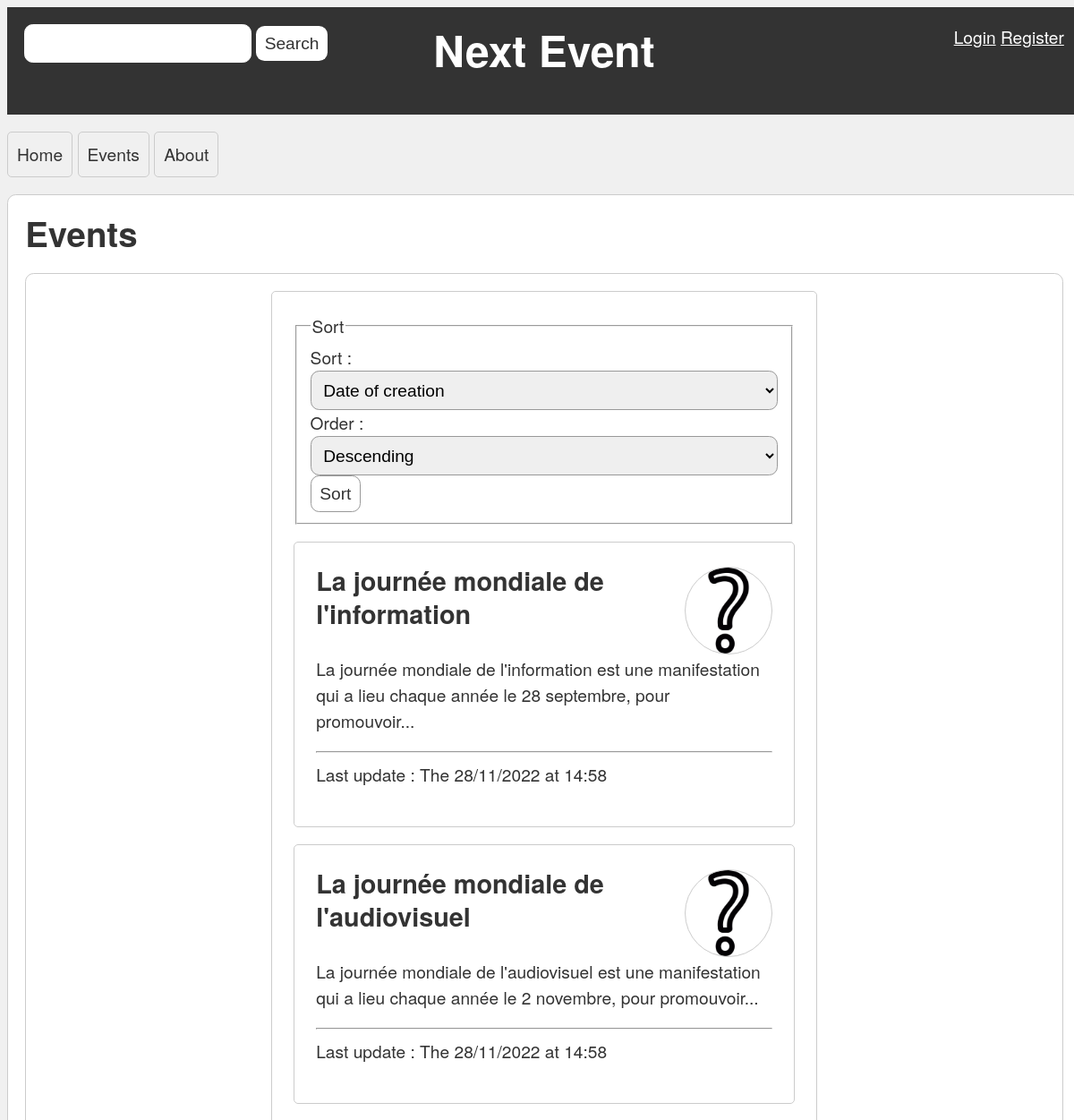
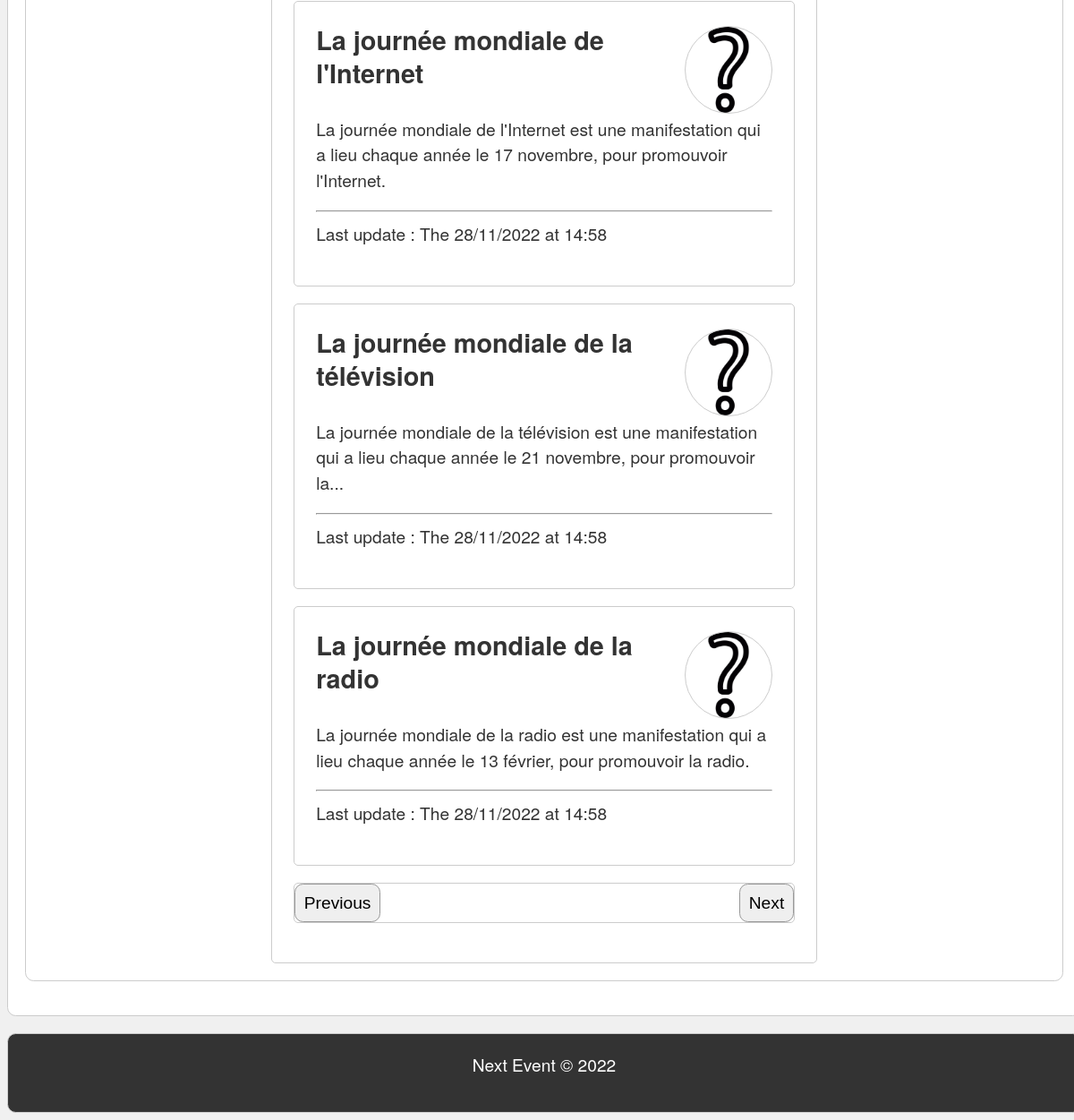
Screenshot of /events.php/event/liste/2 with the database file from the repository (2 pictures, top to bottom).
### tables this page shows
CREATE TABLE `events` (
  `id` varchar(255) NOT NULL,
  `name` varchar(255) NOT NULL,
  `description` text NOT NULL,
  `date` datetime NOT NULL,
  `place` varchar(255) NOT NULL,
  `image` varchar(255) NOT NULL DEFAULT '',
  `dateCreation` datetime NOT NULL DEFAULT current_timestamp(),
  `dateUpdate` datetime NOT NULL DEFAULT current_timestamp() ON UPDATE current_timestamp(),
  `user_id` varchar(255) NOT NULL DEFAULT ''
);

### src/vue/EventView.php (called while the page is built, shortened)
<?php
class EventView extends WebView
{
    public function makeEventsPage(array $events, int $currentPage, int $pages,
                                        string $currentSort, string $currentOrder): void
    {
        include "templates/events/event-list-page.php";
    }
}

### src/controller/EventController.php (called while the page is built, shortened)
<?php
class EventController extends Controller
{
    private Storage $eventStorage;
    private ?string $param;
    public function __construct(WebView $eventView, Storage $storage, Storage $userStorage, ?string $param)
    {
        $this->eventStorage = $storage;
        $this->param = $param;
    }
    public function liste(): void
    {
        $currentPage = 1;
        $limit = 5;
        $total = $this->eventStorage->count();
        $pages = ceil($total / $limit);
        if ($this->param !== null) {
            if (is_numeric($this->param)) {
                $currentPage = (int)$this->param;
            } else {
                throw new BadRequestException("The parameter must be a number.");
            }
        }
        $sort = $_SESSION['sort'] ?? 'dateCreation';
        $order = $_SESSION['order'] ?? 'desc';
        $result = $this->eventStorage->sort($sort, $order, $currentPage, $limit);
        $this->getWebView()->makeEventsPage($result, $currentPage, $pages, $sort, $order);
    }
}

### src/Router.php (called while the page is built, shortened)
<?php
class Router
{
    private Storage $storage;
    private UserStorage $userStorage;
    private Controller $controller;
    public function __construct(Storage $storage, UserStorage $userStorage, bool $debug = false)
    {
        $this->storage = $storage;
        $this->userStorage = $userStorage;
        $this->debug = $debug;
        $this->view = new ErrorView($this, $this->debug);
        $this->controller = new ErrorController($this->view, $this->debug);
    }
    public function route(): void
    {
        $request = "";
        if (array_key_exists("PATH_INFO", $_SERVER)) {
            $request = Input::sanitizeFullSpecialChars($_SERVER["PATH_INFO"]);
        } else {
            $this->redirect("event/home");
        }
        $page = strtok($request, '/');
        $action = strtok('/');
        $parameter = strtok('/');
        $feedback = $_SESSION['feedback'] ?? null;
        try {
            switch ($page) {
                case 'event':
                    $this->view = new EventView($this, $feedback);
                    $this->controller = new EventController($this->view, $this->storage, $this->userStorage, $parameter);
                    break;
            }
            if (method_exists($this->controller, $action)) {
                $this->controller->$action();
            } else {
                throw new NotPageFoundException();
            }
        } catch (Exception $e) {
            $this->error($e);
        }
    }
    public function getEventListPage(int $page = 1): string
    {
        return $_SERVER['SCRIPT_NAME'] . '/event/liste/' . $page;
    }
    public function getEventPage(string $id): string
    {
        return $_SERVER['SCRIPT_NAME'] . '/event/show/' . $id;
    }
    public function getImageFile(string $file): string
    {
        $scriptName = str_replace('events.php', '', $_SERVER['SCRIPT_NAME']);
        return $scriptName . 'assets/img/' . $file;
    }
}

### events.php (called while the page is built, shortened)
<?php
require_once 'src/utils/AutoLoader.php';
$dsn = "mysql:host=" . DB_HOST . ";port=" . DB_PORT . ";dbname=" . DB_NAME . ";charset=utf8mb4";
$pdo = new PDO($dsn, DB_USER, DB_PASSWORD);
$eventsStorage = new EventStorageMySQL($pdo);
$usersStorage = new UserStorageMysql($pdo);
$router = new Router($eventsStorage, $usersStorage, true);
$router->route();

### src/vue/WebView.php (called while the page is built, shortened)
<?php
class WebView implements View
{
    private Router $router;
    public function __construct(Router $router, array $feedback = null)
    {
        $this->router = $router;
    }
    public function render(): void
    {
        include 'templates/template.php';
    }
    public function getRouter(): Router
    {
        return $this->router;
    }
}

### src/model/event/Event.php (called while the page is built, shortened)
<?php
class Event
{
    private string $name;
    private string $description;
    private string $image;
    private string $dateUpdate;
    public function __construct(string $name, string $description, string $date, string $place, string $image = "", string $dateCreation = "", string $dateUpdate = "")
    {
        $this->name = $name;
        $this->description = $description;
        $this->image = $image;
        $this->dateUpdate = $dateUpdate === "" ? date("Y-m-d H:i:s") : $dateUpdate;
    }
    public function getName(): string
    {
        return $this->name;
    }
    public function getDescription(): string
    {
        return $this->description;
    }
    public function getDateUpdate(): string
    {
        return $this->dateUpdate;
    }
    public function getImage(): string
    {
        return $this->image;
    }
}

### src/model/event/EventStorageMySQL.php (called while the page is built, shortened)
<?php
class EventStorageMySQL implements Storage
{
    private PDO $database;
    public function __construct($database)
    {
        $this->database = $database;
        $this->database->setAttribute(PDO::ATTR_ERRMODE, PDO::ERRMODE_EXCEPTION);
    }
    public function sort(string $sort, string $order, int $currentPage, int $perPage): array
    {
        $events = [];
        $request = "SELECT * FROM events";
        if ($sort !== "") {
            $request .= " ORDER BY " . $sort;
            if ($order !== "") {
                $request .= " " . $order;
            }
        }
        $request .= " LIMIT " . (($currentPage - 1) * $perPage) . ", " . $perPage;
        $query = $this->database->query($request);
        while ($event = $query->fetch()) {
            $events[$event["id"]] = new Event($event["name"], $event["description"], $event["date"], $event["place"], $event["image"], $event["dateCreation"], $event["dateUpdate"]);
        }
        return $events;
    }
}

### src/utils/AutoLoader.php (called while the page is built, shortened)
<?php
class AutoLoader
{
    public static function load(string $class): void
    {
        $class = str_replace('\\', '/', $class);
        if (strpos($class, 'App') === 0) {
            $class = substr($class, 4);
        }
        $class .= '.php';
    }
}

### src/utils/Str.php (called while the page is built, shortened)
<?php
class Str
{
    public static function truncate(string $string,
                                    int    $length = 80,
                                    string $etc = '...',
                                    bool   $break_words = false,
                                    bool   $middle = false): string
    {
        if (mb_strlen($string) > $length) {
            $length -= min($length, mb_strlen($etc));
            if (!$break_words && !$middle) {
                $string = preg_replace('/\s+?(\S+)?$/u', '', mb_substr($string, 0, $length + 1));
            }
            if (!$middle) {
                return mb_substr($string, 0, $length) . $etc;
            }
            return mb_substr($string, 0, $length / 2) . $etc . mb_substr($string, -$length / 2);
        } else {
            return $string;
        }
    }
}

### src/vue/templates/events/event-list-page.php (the view, shortened to what this page needs)
<?php
$sortedKeys = [
        "name" => "Name",
        "date" => "Date",
        "dateCreation" => "Date of creation",
        "dateUpdate" => "Date of update",
        "place" => "Place"
]
?>
<div class="event-list">
    <div class="affichage">
        <form action="<?= $this->getRouter()->getEventListPage() ?>" method="post">
            <fieldset>
                <legend>Sort</legend>
                <label for="sort">Sort : <select name="sort" id="sort">
                        <?php foreach ($sortedKeys as $key => $value): ?>
                            <option value="<?= $key ?>" <?= $key === $currentSort ? "selected" : "" ?>><?= $value ?></option>
                        <?php endforeach; ?>
                    </select></label>
                <label for="order">Order : <select name="order" id="order">
                        <?php foreach (["asc" => "Ascending", "desc" => "Descending"] as $key => $value): ?>
                            <option value="<?= $key ?>" <?= $key === $currentOrder ? "selected" : "" ?>><?= $value ?></option>
                        <?php endforeach; ?>
                    </select></label>
                <input type="submit" value="Sort">
            </fieldset>
        </form>
    </div>
    <div class="events">
        <?php foreach ($events as $id => $event): ?>
            <a href="<?= $this->getRouter()->getEventPage($id) ?>">
                <div class="event">
                    <section class="event-header">
                        <h3>
                            <?= $event->getName() ?>
                        </h3>
                        <?php if ($event->getImage() !== ""): ?>
                            <img src="<?= $this->getRouter()->getUploadFile("images/" . $event->getImage()) ?>"
                                 alt="Image de l'événement">
                        <?php else: ?>
                            <img src="<?= $this->getRouter()->getImageFile("unknownEvent.png") ?>"
                                 alt="Image de l'événement">
                        <?php endif; ?>
                    </section>
                    <p class="event-description">
                        <?= Str::truncate($event->getDescription(), 125, "...") ?>
                    </p>
                    <hr>
                    <p class="event-footer">
                        Last update : The <?= (new DateTime($event->getDateUpdate()))->format("d/m/Y") ?>
                        at <?= (new DateTime($event->getDateUpdate()))->format("H:i") ?>
                    </p>
                </div>
            </a>
        <?php endforeach; ?>
        <div class="pagination">
            <?php if ($currentPage > 1): ?>
                <button class="previous btn btn-primary"
                        onclick="window.location.href='<?= $this->getRouter()->getEventListPage($currentPage - 1) ?>'">
                    Previous
                </button>
            <?php endif; ?>
            <?php if ($currentPage < $pages): ?>
                <button class="next btn btn-primary"
                        onclick="window.location.href='<?= $this->getRouter()->getEventListPage($currentPage + 1) ?>'">
                    Next
                </button>
            <?php endif; ?>
        </div>
    </div>
</div>

### rows the page displays
events: name "La journée mondiale de l'information", description "La journée mondiale de l'information est une manifestation qui a lieu chaque année le 28 septembre, pour promouvoir...", dateUpdate "28/11/2022", dateUpdate "14:58"
events: name "La journée mondiale de l'audiovisuel", description "La journée mondiale de l'audiovisuel est une manifestation qui a lieu chaque année le 2 novembre, pour promouvoir...", dateUpdate "28/11/2022", dateUpdate "14:58"
events: name "La journée mondiale de l'Internet", description "La journée mondiale de l'Internet est une manifestation qui a lieu chaque année le 17 novembre, pour promouvoir l'Internet.", dateUpdate "28/11/2022", dateUpdate "14:58"
events: name "La journée mondiale de la télévision", description "La journée mondiale de la télévision est une manifestation qui a lieu chaque année le 21 novembre, pour promouvoir la...", dateUpdate "28/11/2022", dateUpdate "14:58"
events: name "La journée mondiale de la radio", description "La journée mondiale de la radio est une manifestation qui a lieu chaque année le 13 février, pour promouvoir la radio.", dateUpdate "28/11/2022", dateUpdate "14:58"

### other values shown
$name "Home"
$name "Events"
$name "About"
$this->getTitle() "Events"
form field sort "Date of creation"
form field order "Descending"
